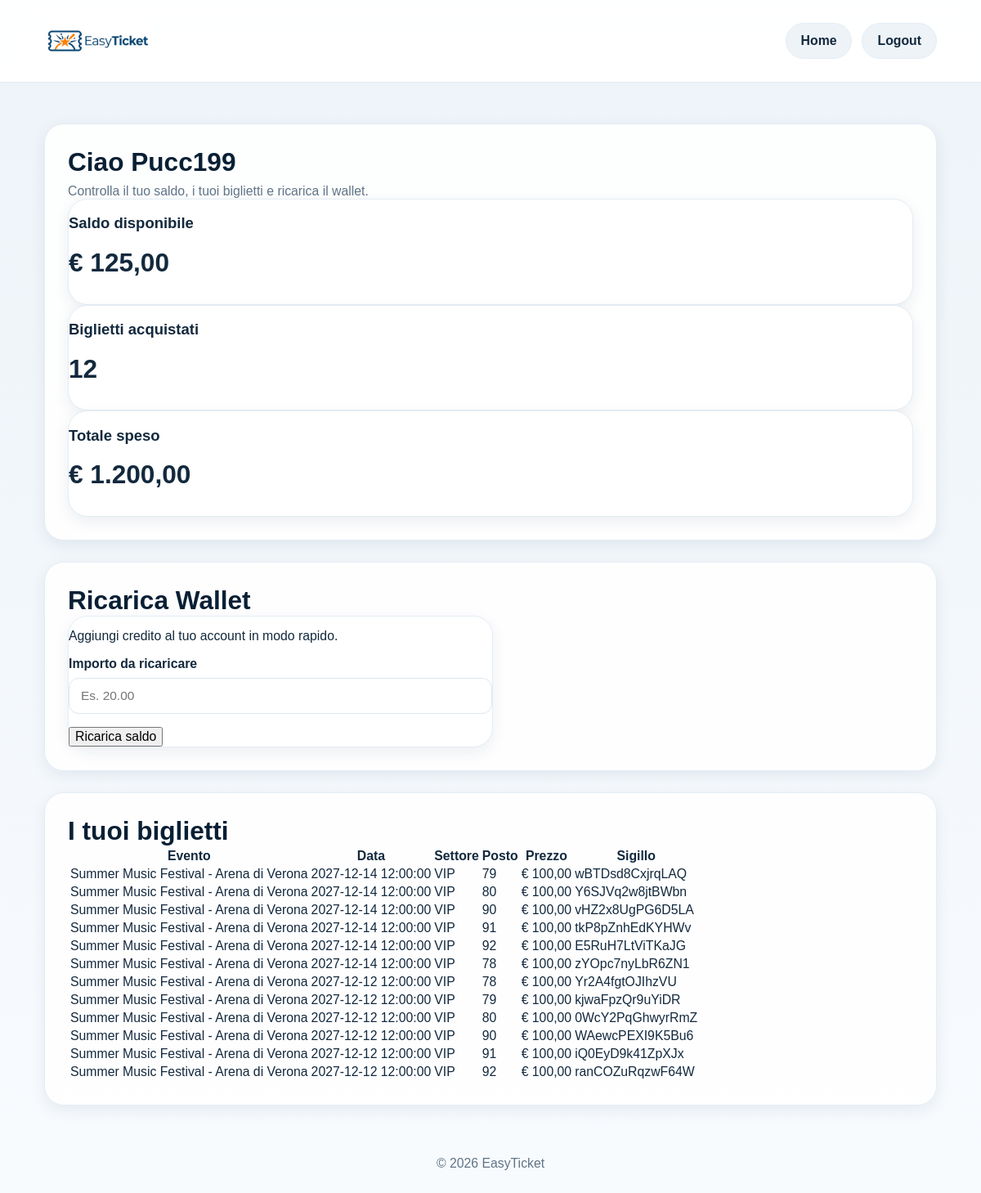
The page /User_dashboard.php (signed in) on the database its author committed.
### tables this page shows
CREATE TABLE `utente` (
  `id` int NOT NULL,
  `nome` varchar(50) NOT NULL,
  `cognome` varchar(50) NOT NULL,
  `data_nascita` date NOT NULL,
  `username` varchar(50) NOT NULL,
  `password` varchar(255) NOT NULL,
  `id_ruolo` int NOT NULL,
  `saldo` decimal(10,2) NOT NULL DEFAULT '0.00'
);

CREATE TABLE `biglietto` (
  `id` int NOT NULL,
  `sigillo_fiscale` varchar(20) NOT NULL,
  `disponibilita` tinyint(1) NOT NULL DEFAULT '1',
  `id_utente` int NOT NULL,
  `id_evento_settore` int NOT NULL,
  `posto` int NOT NULL,
  `prezzo` decimal(10,2) NOT NULL,
  `data_acquisto` datetime NOT NULL DEFAULT CURRENT_TIMESTAMP
);

CREATE TABLE `evento` (
  `id` int NOT NULL,
  `titolo` varchar(120) NOT NULL,
  `descrizione` text,
  `id_categoria` int NOT NULL,
  `id_luogo` int NOT NULL,
  `immagine` varchar(255) DEFAULT NULL,
  `stato` enum('programmato','annullato','completato') NOT NULL DEFAULT 'programmato'
);

CREATE TABLE `replica_evento` (
  `id` int NOT NULL,
  `id_evento` int NOT NULL,
  `data_ora_inizio` datetime NOT NULL,
  `data_ora_fine` datetime DEFAULT NULL,
  `stato` enum('programmata','annullata','completata') NOT NULL DEFAULT 'programmata'
);

CREATE TABLE `settore` (
  `id` int NOT NULL,
  `nome` varchar(50) NOT NULL,
  `descrizione` varchar(255) DEFAULT NULL
);

### User_dashboard.php (the view, shortened to what this page needs)
<?php
require_once 'init.php';
$username = $_SESSION['username'] ?? '';
$ruolo = (int)($_SESSION['ruolo'] ?? 0);
$stmt = $pdo->prepare("SELECT id, username, saldo FROM utente WHERE username = ? LIMIT 1");
$stmt->execute([$username]);
$utente = $stmt->fetch();
$stmt = $pdo->prepare("
    SELECT
        b.id,
        e.titolo AS evento_nome,
        r.data_ora_inizio AS data_evento,
        s.nome AS settore_nome,
        b.posto,
        b.prezzo,
        b.sigillo_fiscale
    FROM biglietto b
    JOIN evento_settore es ON b.id_evento_settore = es.id
    JOIN replica_evento r ON es.id_replica_evento = r.id
    JOIN evento e ON es.id_evento = e.id
    JOIN settore s ON es.id_settore = s.id
    WHERE b.id_utente = ?
    ORDER BY r.data_ora_inizio DESC, e.titolo ASC
");
$stmt->execute([$utente['id']]);
$biglietti = $stmt->fetchAll();
$numeroBiglietti = count($biglietti);
$totaleSpeso = 0;
foreach ($biglietti as $biglietto) {
    $totaleSpeso += (float)$biglietto['prezzo'];
}
?>
<!DOCTYPE html>
<html lang="it">
<head>
    <link rel="stylesheet" href="css/base.css">
    <link rel="stylesheet" href="user.css">
</head>
<body>
    <header class="site-header">
        <div class="header-inner">
            <a href="home.php" class="brand">
                <img src="img/logo_sito.png" alt="Logo EasyTicket">
            </a>
            <nav class="user-nav">
                <a href="home.php" class="user-pill secondary-pill">Home</a>
                <a href="logout.php" class="user-pill secondary-pill">Logout</a>
            </nav>
        </div>
    </header>
    <main class="page-shell">
        <section class="section-block">
            <div class="section-heading">
                <h2>Ciao <?php echo htmlspecialchars($utente['username']); ?></h2>
                <p>Controlla il tuo saldo, i tuoi biglietti e ricarica il wallet.</p>
            </div>
            <div class="admin-grid">
                <div class="admin-card">
                    <h3>Saldo disponibile</h3>
                    <p id="wallet-balance" style="font-size: 2rem; font-weight: 700; margin-top: 10px;">
                        € <?php echo number_format((float)$utente['saldo'], 2, ',', '.'); ?>
                    </p>
                </div>
                <div class="admin-card">
                    <h3>Biglietti acquistati</h3>
                    <p style="font-size: 2rem; font-weight: 700; margin-top: 10px;">
                        <?php echo $numeroBiglietti; ?>
                    </p>
                </div>
                <div class="admin-card">
                    <h3>Totale speso</h3>
                    <p style="font-size: 2rem; font-weight: 700; margin-top: 10px;">
                        € <?php echo number_format($totaleSpeso, 2, ',', '.'); ?>
                    </p>
                </div>
            </div>
        </section>
        <?php if ($ruolo === 2): ?>
        <section class="section-block">
            <div class="section-heading">
                <h2>Ricarica Wallet</h2>
            </div>
            <div class="admin-card" style="max-width: 520px;">
                <p style="margin-bottom: 16px;">Aggiungi credito al tuo account in modo rapido.</p>
                <form id="wallet-recharge-form">
                    <div class="admin-form-group">
                        <label for="wallet-importo">Importo da ricaricare</label>
                        <input
                            type="number"
                            id="wallet-importo"
                            name="importo"
                            min="1"
                            max="1000"
                            step="0.01"
                            placeholder="Es. 20.00"
                            required
                        >
                    </div>
                    <button type="submit" id="wallet-submit-btn" class="admin-submit">
                        Ricarica saldo
                    </button>
                </form>
            </div>
        </section>
        <?php endif; ?>
        <section class="section-block">
            <div class="section-heading">
                <h2>I tuoi biglietti</h2>
            </div>
            <?php if (empty($biglietti)): ?>
                <div class="admin-card">
                    <h3>Nessun biglietto trovato</h3>
                    <p style="margin-top: 10px;">Non risultano ancora biglietti associati al tuo account.</p>
                    <div style="margin-top: 20px;">
                        <a href="home.php" class="admin-submit" style="display: inline-block; text-decoration: none;">
                            Vai agli eventi
                        </a>
                    </div>
                </div>
            <?php else: ?>
                <div class="table-wrapper">
                    <table class="styled-table">
                        <thead>
                            <tr>
                                <th>Evento</th>
                                <th>Data</th>
                                <th>Settore</th>
                                <th>Posto</th>
                                <th>Prezzo</th>
                                <th>Sigillo</th>
                            </tr>
                        </thead>
                        <tbody>
                            <?php foreach ($biglietti as $biglietto): ?>
                                <tr>
                                    <td><?php echo htmlspecialchars($biglietto['evento_nome']); ?></td>
                                    <td><?php echo htmlspecialchars($biglietto['data_evento']); ?></td>
                                    <td><?php echo htmlspecialchars($biglietto['settore_nome']); ?></td>
                                    <td><?php echo htmlspecialchars($biglietto['posto']); ?></td>
                                    <td>€ <?php echo number_format((float)$biglietto['prezzo'], 2, ',', '.'); ?></td>
                                    <td><?php echo htmlspecialchars($biglietto['sigillo_fiscale']); ?></td>
                                </tr>
                            <?php endforeach; ?>
                        </tbody>
                    </table>
                </div>
            <?php endif; ?>
        </section>
    </main>
    <footer class="site-footer">
        <p>&copy; 2026 EasyTicket</p>
    </footer>
</body>
</html>

### css/base.css (style rules this page uses)
:root { --color-primary: #0b5f97; --color-primary-dark: #084c79; --color-primary-hover: #084c79; --color-accent: #f39a05; --color-accent-dark: #d98500; --color-bg: #edf3f8; --color-surface: #ffffff; --color-surface-soft: #f8fbfe; --color-text: #13293d; --color-text-muted: #607487; --color-border: #e4edf4; --shadow-sm: 0 6px 18px rgba(10, 52, 84, 0.08); --shadow-md: 0 16px 40px rgba(10, 52, 84, 0.14); --radius-sm: 10px; --radius-md: 18px; --radius-lg: 24px; }
* { box-sizing: border-box; }
html { scroll-behavior: smooth; font-size: clamp(14px, 0.8rem + 0.25vw, 16px); }
body { margin: 0; padding: 0; min-height: 100dvh; font-family: Arial, sans-serif; background: linear-gradient(180deg, #edf3f8 0%, #f8fbfe 100%); color: var(--color-text); overflow-x: hidden; }
img { max-width: 100%; display: block; }
a { color: inherit; text-decoration: none; }
button, input, select, textarea { font: inherit; }
button { cursor: pointer; }
input, select, textarea { outline: none; }
.site-header { position: sticky; top: 0; z-index: 100; background: rgba(255, 255, 255, 0.95); backdrop-filter: blur(10px); border-bottom: 1px solid var(--color-border); }
.header-inner { max-width: min(95%, 1180px); margin: 0 auto; padding: clamp(10px, 2vw, 14px) clamp(16px, 3vw, 24px); display: flex; align-items: center; justify-content: space-between; gap: clamp(12px, 2vw, 20px); }
.brand img { height: clamp(40px, 6vw, 80px); width: auto; }
.user-nav { display: flex; align-items: center; gap: clamp(8px, 1.5vw, 12px); flex-wrap: wrap; }
.site-footer { text-align: center; padding: clamp(16px, 2.5vw, 22px); color: var(--color-text-muted); }
.page-shell { max-width: min(95%, 1180px); margin: 0 auto; padding: clamp(16px, 3vw, 24px); }
.section-block { margin-top: clamp(18px, 3vw, 26px); background: rgba(255, 255, 255, 0.9); border: 1px solid var(--color-border); border-radius: var(--radius-lg); padding: clamp(20px, 3vw, 28px); box-shadow: var(--shadow-sm); }
.section-heading h2 { margin: 0; font-size: clamp(1.5rem, 2vw + 0.5rem, 2rem); color: #081f34; }
.section-heading p { margin: clamp(6px, 1vw, 8px) 0 0; color: var(--color-text-muted); }
.user-pill { text-decoration: none; padding: clamp(10px, 1.5vw, 12px) clamp(14px, 2vw, 18px); border-radius: 999px; font-weight: 700; transition: 0.2s ease; min-height: 44px; display: inline-flex; align-items: center; justify-content: center; }
.secondary-pill { background: #eef3f8; color: var(--color-text); border: 1px solid var(--color-border); }
.admin-submit, .admin-delete, .dash-btn { transition: transform 0.2s ease, opacity 0.2s ease, background 0.2s ease; }
.admin-card, .summary-card, .ticket-card, .empty-card, .hero-user-card, .match-card { background: var(--color-surface); border: 1px solid var(--color-border); border-radius: var(--radius-lg); box-shadow: var(--shadow-sm); }
.admin-form-group { margin-bottom: clamp(12px, 2vw, 16px); }
.admin-form-group label { display: block; margin-bottom: clamp(6px, 1vw, 8px); font-weight: 700; color: var(--color-text); }
.admin-card input[type="text"], .admin-card input[type="datetime-local"], .admin-card input[type="file"], .admin-card input[type="number"], .admin-card input[type="date"], .admin-card input[type="time"], .admin-card input[type="password"], .admin-card select, .admin-card textarea { width: 100%; padding: clamp(10px, 1.5vw, 12px) clamp(12px, 2vw, 14px); border-radius: clamp(10px, 1.5vw, 12px); border: 1px solid #dce7f0; background: #fff; color: var(--color-text); font-size: clamp(0.9rem, 0.8vw + 0.7rem, 0.98rem); transition: border-color 0.2s ease, box-shadow 0.2s ease; min-height: 44px; }

### rows shown on the page
utente: username "Pucc199", saldo "125,00"
biglietto: evento.titolo "Summer Music Festival - Arena di Verona", replica_evento.data_ora_inizio "2027-12-14 12:00:00", settore.nome "VIP", posto "79", prezzo "100,00", sigillo_fiscale "wBTDsd8CxjrqLAQ"
biglietto: evento.titolo "Summer Music Festival - Arena di Verona", replica_evento.data_ora_inizio "2027-12-14 12:00:00", settore.nome "VIP", posto "80", prezzo "100,00", sigillo_fiscale "Y6SJVq2w8jtBWbn"
biglietto: evento.titolo "Summer Music Festival - Arena di Verona", replica_evento.data_ora_inizio "2027-12-14 12:00:00", settore.nome "VIP", posto "90", prezzo "100,00", sigillo_fiscale "vHZ2x8UgPG6D5LA"
biglietto: evento.titolo "Summer Music Festival - Arena di Verona", replica_evento.data_ora_inizio "2027-12-14 12:00:00", settore.nome "VIP", posto "91", prezzo "100,00", sigillo_fiscale "tkP8pZnhEdKYHWv"
biglietto: evento.titolo "Summer Music Festival - Arena di Verona", replica_evento.data_ora_inizio "2027-12-14 12:00:00", settore.nome "VIP", posto "92", prezzo "100,00", sigillo_fiscale "E5RuH7LtViTKaJG"
biglietto: evento.titolo "Summer Music Festival - Arena di Verona", replica_evento.data_ora_inizio "2027-12-14 12:00:00", settore.nome "VIP", posto "78", prezzo "100,00", sigillo_fiscale "zYOpc7nyLbR6ZN1"
biglietto: evento.titolo "Summer Music Festival - Arena di Verona", replica_evento.data_ora_inizio "2027-12-12 12:00:00", settore.nome "VIP", posto "78", prezzo "100,00", sigillo_fiscale "Yr2A4fgtOJIhzVU"
biglietto: evento.titolo "Summer Music Festival - Arena di Verona", replica_evento.data_ora_inizio "2027-12-12 12:00:00", settore.nome "VIP", posto "79", prezzo "100,00", sigillo_fiscale "kjwaFpzQr9uYiDR"
biglietto: evento.titolo "Summer Music Festival - Arena di Verona", replica_evento.data_ora_inizio "2027-12-12 12:00:00", settore.nome "VIP", posto "80", prezzo "100,00", sigillo_fiscale "0WcY2PqGhwyrRmZ"
biglietto: evento.titolo "Summer Music Festival - Arena di Verona", replica_evento.data_ora_inizio "2027-12-12 12:00:00", settore.nome "VIP", posto "90", prezzo "100,00", sigillo_fiscale "WAewcPEXI9K5Bu6"
biglietto: evento.titolo "Summer Music Festival - Arena di Verona", replica_evento.data_ora_inizio "2027-12-12 12:00:00", settore.nome "VIP", posto "91", prezzo "100,00", sigillo_fiscale "iQ0EyD9k41ZpXJx"
biglietto: evento.titolo "Summer Music Festival - Arena di Verona", replica_evento.data_ora_inizio "2027-12-12 12:00:00", settore.nome "VIP", posto "92", prezzo "100,00", sigillo_fiscale "ranCOZuRqzwF64W"

### other values the page prints
$numeroBiglietti "12"
$totaleSpeso "1.200,00"
